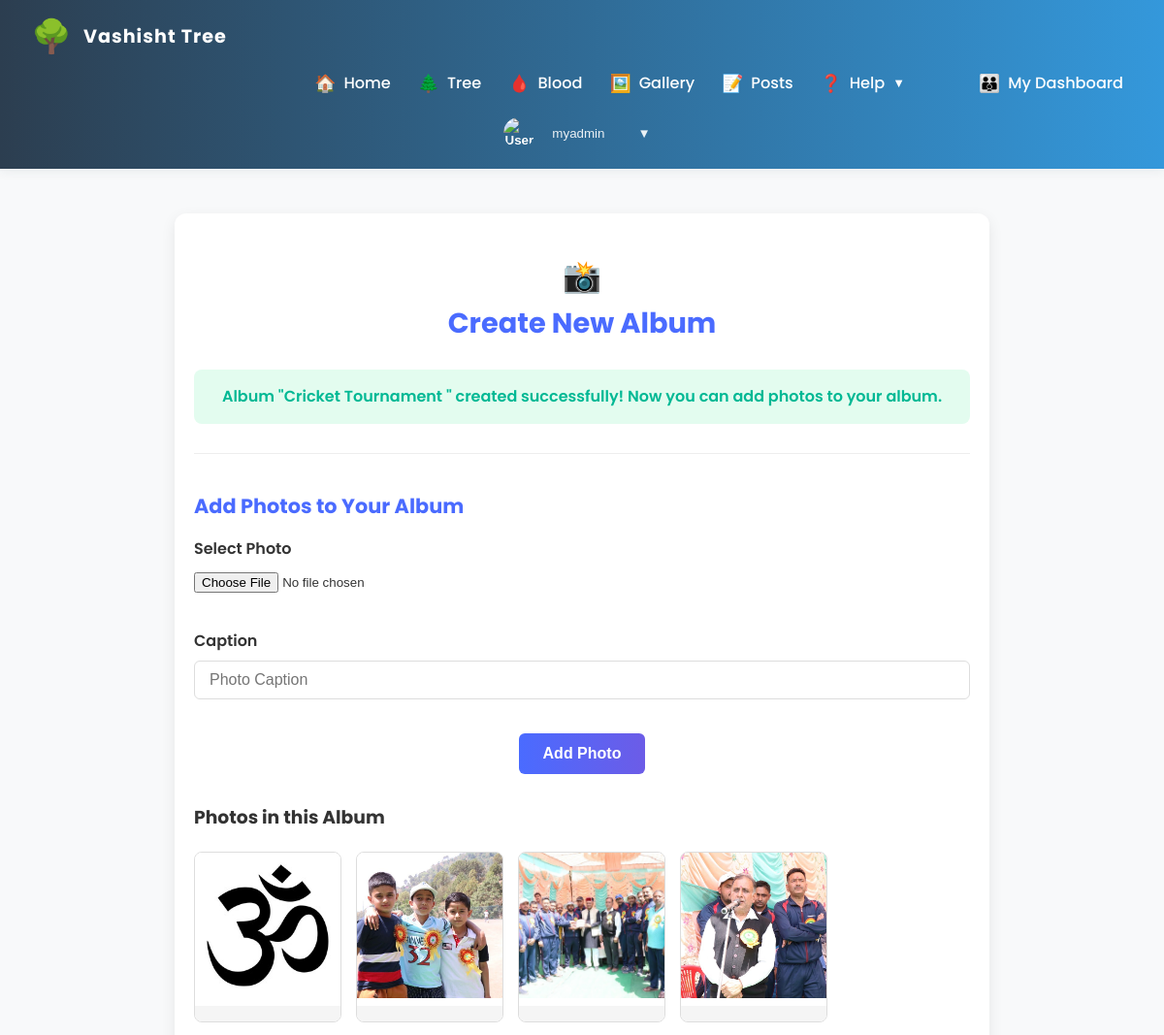
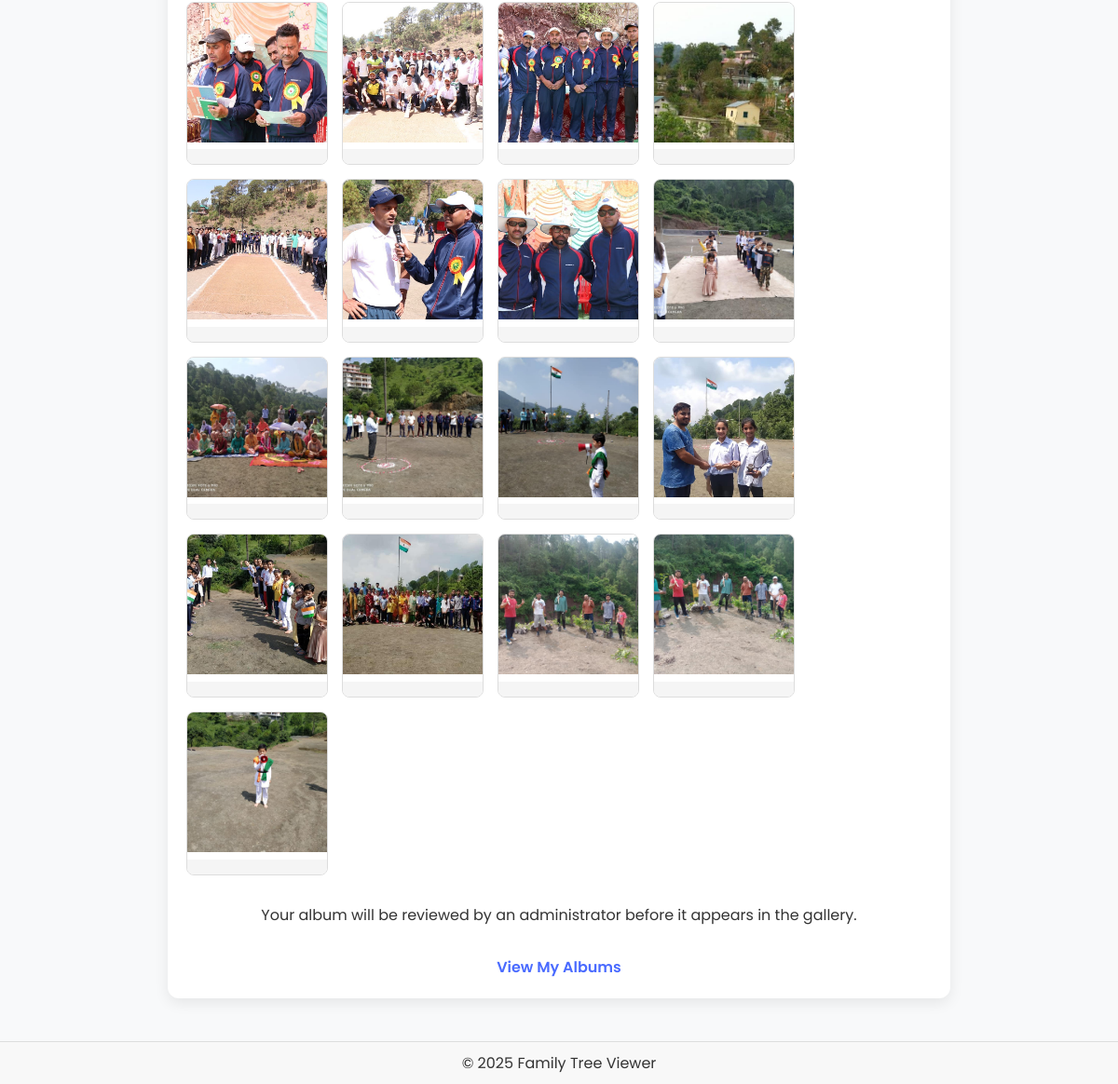
The app's page /add-photo/1/ (signed in) with its own data (2 pictures, top to bottom).
### treeapp/models.py (models this page shows, shortened)
class UserProfile(models.Model):
    BLOOD_GROUP_CHOICES = [
        ('A+', 'A+'),
        ('A-', 'A-'),
        ('B+', 'B+'),
        ('B-', 'B-'),
        ('AB+', 'AB+'),
        ('AB-', 'AB-'),
        ('O+', 'O+'),
        ('O-', 'O-'),
    ]
    GENDER_CHOICES = [
        ('M', 'Male'),
        ('F', 'Female'),
        ('O', 'Other'),
    ]
    user = models.OneToOneField(User, on_delete=models.CASCADE)
    family_root = models.ForeignKey(FamilyMember, null=True, blank=True, on_delete=models.SET_NULL, related_name='root_for_users')
    last_child = models.ForeignKey(FamilyMember, null=True, blank=True, on_delete=models.SET_NULL, related_name='last_child_for_users')
    member_id = models.ForeignKey(FamilyMember, null=True, blank=True, on_delete=models.SET_NULL, related_name='member_id_for_users')
    name = models.CharField(max_length=100, blank=True, null=True)
    father_name = models.CharField(max_length=100, blank=True, null=True)
    phone = models.CharField(max_length=20, blank=True, null=True)
    plain_password = models.CharField(max_length=100, blank=True, null=True)
    email_verified = models.BooleanField(default=False)
    email_verification_token = models.CharField(max_length=100, blank=True, null=True)
    blood_group = models.CharField(max_length=3, choices=BLOOD_GROUP_CHOICES, blank=True, null=True)
    is_blood_donor = models.BooleanField(default=False)
    hide_from_donor_list = models.BooleanField(default=False)
    picture = models.ImageField(upload_to='profile_pictures/', null=True, blank=True)
    date_of_birth = models.DateField(null=True, blank=True)
    gender = models.CharField(max_length=1, choices=GENDER_CHOICES, blank=True, null=True)
    marital_status = models.CharField(max_length=20, choices=[('single', 'Single'), ('married', 'Married'), ('divorced', 'Divorced'), ('widowed', 'Widowed')], blank=True, null=True)
    anniversary_date = models.DateField(null=True, blank=True)
    is_suspended = models.BooleanField(default=False)

class Album(models.Model):
    title = models.CharField(max_length=200)
    description = models.TextField(blank=True)
    created_at = models.DateTimeField(auto_now_add=True)
    updated_at = models.DateTimeField(auto_now=True)
    user = models.ForeignKey(User, on_delete=models.CASCADE)
    is_approved = models.BooleanField(default=False)

class AlbumPhoto(models.Model):
    album = models.ForeignKey(Album, related_name='photos', on_delete=models.CASCADE)
    image = models.ImageField(upload_to='album_photos/')
    caption = models.CharField(max_length=200, blank=True)
    uploaded_at = models.DateTimeField(auto_now_add=True)

### treeapp/views_album.py (the view)
# urls.py: path('add-photo/<int:album_id>/', views_album.add_photo, name='add_photo'),
@login_required
def add_photo(request, album_id):
    album = Album.objects.get(id=album_id)
    if album.user != request.user and not request.user.is_superuser:
        return redirect('my_albums')
    if request.method == 'POST':
        form = AlbumPhotoForm(request.POST, request.FILES)
        if form.is_valid():
            photo = form.save(commit=False)
            photo.album = album
            photo.save()
    photos = AlbumPhoto.objects.filter(album=album)
    return render(request, 'treeapp/add_album.html', {
        'album': album,
        'photo_form': AlbumPhotoForm(),
        'photos': photos
    })

### treeapp/forms.py
class AlbumPhotoForm(forms.ModelForm):
    class Meta:
        model = AlbumPhoto
        fields = ['image', 'caption']
        widgets = {
            'caption': forms.TextInput(attrs={'class': 'form-control', 'placeholder': 'Photo Caption'}),
        }

### treeapp/templates/treeapp/add_album.html (shortened to what this page needs)
{% extends 'treeapp/base.html' %}
{% block content %}
<div class="form-container {% if album %}album-created{% endif %}">
    <h1 class="form-title">
        <span style="font-size: 2rem;">📸</span><br>
        Create New Album
    </h1>
    {% if not album %}
        <form method="post">
            {% csrf_token %}
            <div class="form-group">
                <label class="form-label" for="{{ form.title.id_for_label }}">Album Title</label>
                {{ form.title }}
                {% if form.title.errors %}
                    <div class="error-message">{{ form.title.errors }}</div>
                {% endif %}
            </div>
            <div class="form-group">
                <label class="form-label" for="{{ form.description.id_for_label }}">Description</label>
                {{ form.description }}
                <div class="form-text">Provide a brief description of this album.</div>
                {% if form.description.errors %}
                    <div class="error-message">{{ form.description.errors }}</div>
                {% endif %}
            </div>
            <div style="text-align: center; margin-top: 30px;">
                <button type="submit" class="btn-submit">Create Album</button>
            </div>
            <div class="form-group">
                <button type="button" class="btn-cancel" style="width: 100%;" onclick="window.location.href='{% url 'user_dashboard' %}'">Cancel</button>
            </div>
        </form>
    {% else %}
        <div class="success-message">
            Album "{{ album.title }}" created successfully! Now you can add photos to your album.
        </div>
        <div class="photo-upload-container">
            <h2 class="photo-upload-title">Add Photos to Your Album</h2>
            <form method="post" enctype="multipart/form-data" action="{% url 'add_photo' album.id %}" class="photo-upload-form">
                <div class="form-group">
                    <label class="form-label" for="{{ photo_form.image.id_for_label }}">Select Photo</label>
                    {{ photo_form.image }}
                </div>
                <div class="form-group">
                    <label class="form-label" for="{{ photo_form.caption.id_for_label }}">Caption</label>
                    {{ photo_form.caption }}
                </div>
                <div style="text-align: center;">
                    <button type="submit" class="btn-submit">Add Photo</button>
                </div>
            </form>
            {% if photos %}
                <h3 style="margin-top: 30px;">Photos in this Album</h3>
                <div class="photo-preview">
                    {% for photo in photos %}
                        <div class="photo-item">
                            <img src="{{ photo.image.url }}" alt="{{ photo.caption }}">
                            <div class="photo-caption">{{ photo.caption }}</div>
                        </div>
                    {% endfor %}
                </div>
            {% endif %}
            <div style="text-align: center; margin-top: 30px;">
                <p>Your album will be reviewed by an administrator before it appears in the gallery.</p>
                <a href="{% url 'my_albums' %}" style="display: inline-block; margin-top: 15px; color: #4a6bff; text-decoration: none; font-weight: 600;">
                    View My Albums
                </a>
            </div>
        </div>
    {% endif %}
</div>
{% endblock %}

### treeapp/templates/treeapp/base.html (shortened to what this page needs)
<!DOCTYPE html>
<html lang="en">
<head>
    {% load static %}
    <link rel="stylesheet" href="{% static 'treeapp/css/base.css' %}">
    <link rel="stylesheet" href="{% static 'treeapp/css/tree.css' %}">
    <link rel="stylesheet" href="{% static 'treeapp/css/mobile-fixes.css' %}">
    <link rel="stylesheet" href="{% static 'treeapp/css/modern-theme.css' %}">
    <link rel="stylesheet" href="{% static 'treeapp/css/style.css' %}">
</head>
<body>
    <div class="page-container">
        <nav class="navbar modern-navbar">
            <div class="navbar-brand">
                <a href="{% url 'index' %}" class="navbar-logo-link" style="font-size:2rem; text-decoration:none;">
                    <span class="navbar-logo-emoji" style="font-size:2.1rem;">🌳</span>
                    <span class="navbar-title">Vashisht Tree</span>
                </a>
            </div>
            <ul class="navbar-links" id="navbarLinks">
                <li><a href="{% url 'index' %}"><span class="nav-emoji">🏠</span> Home</a></li>
                <li><a href="{% url 'tree' %}?style=1"><span class="nav-emoji">🌲</span> Tree</a></li>
                <li><a href="{% url 'blood_bank' %}"><span class="nav-emoji">🩸</span> Blood</a></li>
                <li><a href="{% url 'gallery' %}"><span class="nav-emoji">🖼️</span> Gallery</a></li>
                <li><a href="{% url 'posts' %}"><span class="nav-emoji">📝</span> Posts</a></li>
                <li class="nav-item nav-help-dropdown">
                    <a href="#" class="nav-link nav-help-link">
                        <span class="nav-emoji">❓</span>
                        Help <span class="nav-caret">▼</span>
                    </a>
                </li>
                {% if user.is_authenticated %}
                    <li><a href="{% url 'user_dashboard' %}"><span class="nav-emoji">👪</span> My Dashboard</a></li>
                {% endif %}
            </ul>
            <div class="navbar-user">
                {% if user.is_authenticated %}
                    <div class="user-dropdown">
                        <button class="user-btn" id="userDropdownBtn">
                            <div class="sidebar-user-info">
                                <img src="{% if user.userprofile.picture %}{{ user.userprofile.picture.url }}{% else %}/static/default-avatar.png{% endif %}" alt="User" class="sidebar-user-avatar">
                                <span class="sidebar-user-name">{{ user.userprofile.name|default:user.username }}</span>
                                <span class="sidebar-user-caret">▼</span>
                            </div>
                        </button>
                    </div>
                {% else %}
                    <a href="{% url 'login' %}" class="btn-action btn-login">Login</a>
                    <a href="{% url 'register' %}" class="btn-action btn-register">Register</a>
                {% endif %}
            </div>
        </nav>
        <main class="main-content">
            {% block content %}{% endblock %}
        </main>
        <footer class="footer">
            &copy; 2025 Family Tree Viewer
        </footer>
    </div>
</body>
</html>

### treeapp/static/treeapp/css/base.css (style rules this page uses)
html, body { height: 100%; width: 100%; margin: 0; padding: 0; font-family: sans-serif; overflow-x: hidden; background: #fafdff; }
.page-container { display: flex; flex-direction: column; min-height: 100vh; }
.main-content { flex: 1; padding: 1rem; overflow: auto; }
.navbar { background: linear-gradient(to right, #34495e, #2c3e50); color: #fff; padding: 12px 20px; display: flex; justify-content: space-between; align-items: center; box-shadow: 0 2px 4px rgba(0,0,0,0.2); position: relative; z-index: 10; }
.footer { background-color: #f8f8f8; text-align: center; padding: 10px; border-top: 1px solid #ddd; }
@media (min-width: 769px) { .navbar { flex-direction: row; align-items: center; } }

### treeapp/static/treeapp/css/modern-theme.css (style rules this page uses)
:root { --primary-color: #6a11cb; --primary-gradient: linear-gradient(135deg, #6a11cb 0%, #2575fc 100%); --secondary-color: #9c27b0; --secondary-gradient: linear-gradient(135deg, #9c27b0, #ba68c8); --accent-color: #4a6bff; --accent-gradient: linear-gradient(135deg, #4a6bff, #6c5ce7); --text-color: #333; --text-light: #666; --background-color: #f8f9fa; --card-background: #ffffff; --border-color: #e0e0e0; --shadow-sm: 0 2px 5px rgba(0,0,0,0.05); --shadow-md: 0 5px 15px rgba(0,0,0,0.08); --shadow-lg: 0 10px 25px rgba(0,0,0,0.12); --radius-sm: 8px; --radius-md: 12px; --radius-lg: 20px; --spacing-xs: 5px; --spacing-sm: 10px; --spacing-md: 15px; --spacing-lg: 20px; --spacing-xl: 30px; }
body { font-family: 'Poppins', sans-serif; background-color: var(--background-color); color: var(--text-color); line-height: 1.6; }

### treeapp/static/treeapp/css/style.css (style rules this page uses)
.form-control { width: 100%; padding: 12px 15px; border: 1px solid var(--border-color); border-radius: 6px; font-size: 1rem; transition: border-color 0.2s ease; box-sizing: border-box; }

### treeapp/templates/treeapp/add_album.html (style rules this page uses)
.form-container { max-width: 800px; margin: 30px auto; padding: 20px; background: white; border-radius: 12px; box-shadow: 0 5px 15px rgba(0,0,0,0.08); }
.form-title { text-align: center; margin-bottom: 25px; color: #4a6bff; font-size: 1.8rem; font-weight: 700; }
.form-group { margin-bottom: 20px; }
.form-label { display: block; margin-bottom: 8px; font-weight: 600; color: #333; }
.form-control { width: 100%; padding: 10px 15px; border: 1px solid #ddd; border-radius: 6px; font-size: 1rem; }
.btn-submit { background: linear-gradient(90deg, #4a6bff, #6c5ce7); color: white; border: none; padding: 12px 25px; border-radius: 6px; font-size: 1rem; font-weight: 600; cursor: pointer; transition: all 0.3s ease; }
.photo-upload-container { margin-top: 30px; border-top: 1px solid #eee; padding-top: 20px; }
.photo-upload-title { margin-bottom: 15px; font-size: 1.3rem; color: #4a6bff; }
.photo-upload-form { display: flex; flex-direction: column; gap: 15px; }
.photo-preview { display: flex; flex-wrap: wrap; gap: 15px; margin-top: 20px; }
.photo-item { width: 150px; border: 1px solid #ddd; border-radius: 8px; overflow: hidden; position: relative; }
.photo-item img { width: 100%; height: 150px; object-fit: cover; }
.photo-caption { padding: 8px; font-size: 0.85rem; background: #f5f5f5; text-align: center; white-space: nowrap; overflow: hidden; text-overflow: ellipsis; }
.success-message { background-color: #e3fcef; color: #00b894; padding: 15px; border-radius: 8px; margin-bottom: 20px; text-align: center; font-weight: 600; }
.photo-upload-container { display: none; }
.album-created .photo-upload-container { display: block; }

### records on screen
Album: title "Cricket Tournament"
AlbumPhoto: image (picture)
AlbumPhoto: image (picture)
AlbumPhoto: image (picture)
AlbumPhoto: image (picture)
AlbumPhoto: image (picture)
AlbumPhoto: image (picture)
AlbumPhoto: image (picture)
AlbumPhoto: image (picture)
AlbumPhoto: image (picture)
AlbumPhoto: image (picture)
AlbumPhoto: image (picture)
AlbumPhoto: image (picture)
AlbumPhoto: image (picture)
AlbumPhoto: image (picture)
AlbumPhoto: image (picture)
AlbumPhoto: image (picture)
AlbumPhoto: image (picture)
AlbumPhoto: image (picture)
AlbumPhoto: image (picture)
AlbumPhoto: image (picture)
AlbumPhoto: image (picture)

### other values on screen
{{ user.userprofile.name|default:user.username }} "myadmin"
